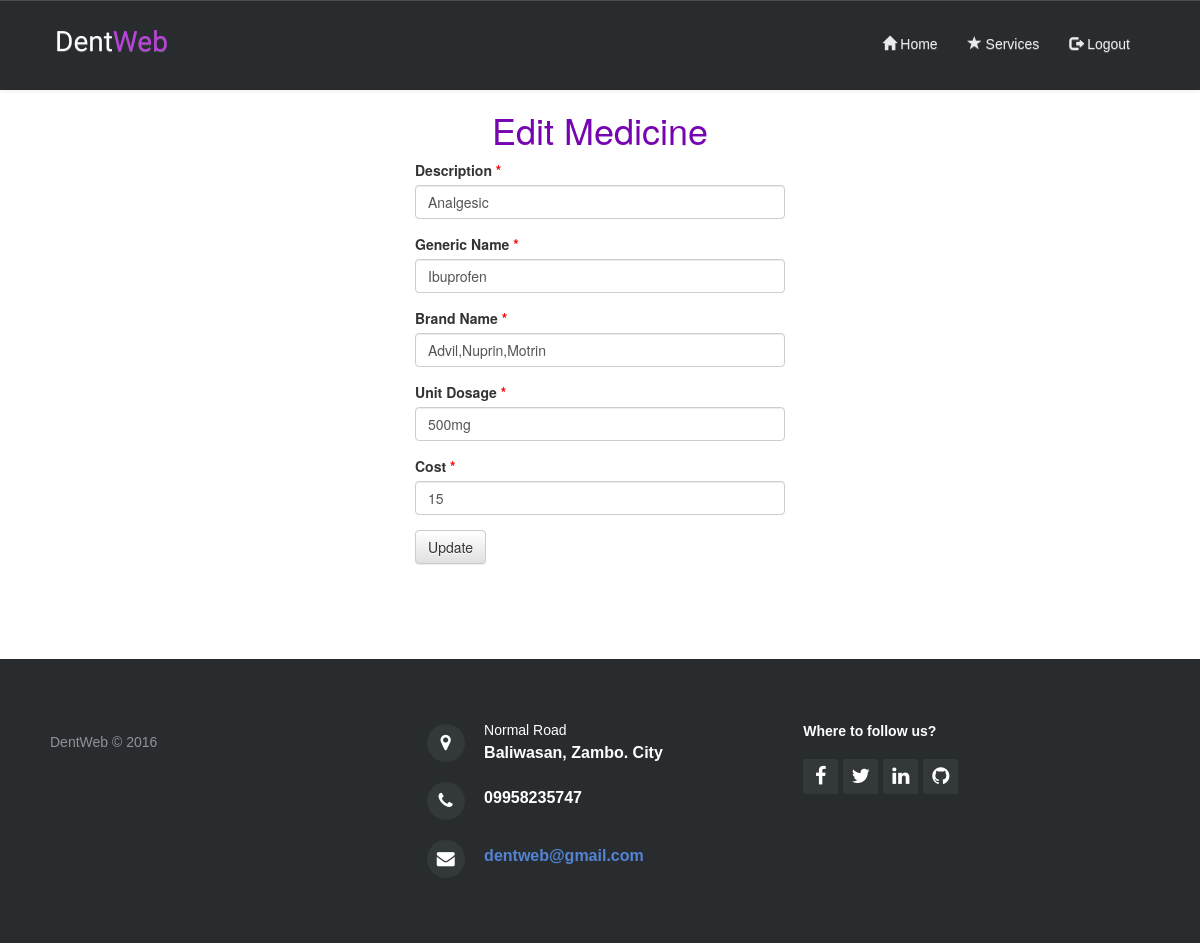
Screenshot of /editmedicine?id=1 with the database file from the repository.
### tables this page shows
CREATE TABLE `medicine` (
  `ID` int(11) NOT NULL,
  `Description` text NOT NULL,
  `Generic_name` text NOT NULL,
  `Brand_name` text NOT NULL,
  `Unit_dosage` text NOT NULL,
  `Cost` text NOT NULL
);

### editmedicinedb.php (called while the page is built, shortened)
<?php
require_once "conn.php" ;
	if(isset($_GET['id'])){
		$sql= "SELECT ID, Description, Generic_name, Brand_name, Unit_dosage, Cost FROM medicine WHERE ID=".$_GET['id'];
		$result= mysqli_query($con,$sql);
		if(mysqli_num_rows($result) > 0){
			$row = mysqli_fetch_assoc($result);
			$description= $row['Description'];
			$genericname = $row['Generic_name'];
			$brandname = $row['Brand_name'];
			$unitdosage = $row['Unit_dosage'];
			$cost = $row['Cost'];
		}
	}
?>

### editmedicine.php (the view, shortened to what this page needs)
<!DOCTYPE html>
<html>
<head>
    <link rel="stylesheet" href="assets/bootstrap/css/bootstrap.min.css">
    <link rel="stylesheet" href="assets/css/addpatient.css">
    <link rel="stylesheet" href="assets/bootstrap/fonts/font-awesome.min.css">
    <link rel="stylesheet" href="https://formden.com/static/cdn/bootstrap-iso.css" />
</head>
<body>
	<?php include 'headernotactive.php'; ?>
 <form  action="editmedicinedb" method="POST">
  <?php include 'editmedicinedb.php' ?>
            <h1> Edit Medicine </h1>
             <div class="bootstrap-iso">
				<div class="container-fluid">
				  	<div class="row">
				   		<div class="col-md-4 col-md-offset-4">
				     		<div class="form-group">
				      			<label class="control-label requiredField" for="description">
				       				Description
				      				<span class="asteriskField">
				        			*
				      				</span>
				      			</label>
				      			<input class="form-control" id="description" name="description" type="text" value="<?=$description?>"/>
				     		</div>
				     		<div class="form-group ">
				      			<label class="control-label requiredField" for="genericname">
				       			Generic Name
				       			<span class="asteriskField">
				        		*
				      			</span>
				      			</label>
				      			<input class="form-control" id="genericname" name="genericname" type="text" value="<?=$genericname?>"/>
				     		</div>
				     		<div class="form-group ">
				      			<label class="control-label requiredField" for="brandname">
				       			Brand Name
				       				<span class="asteriskField">
				        			*
				       				</span>
				      			</label>
				      			<input class="form-control" id="brandname" name="brandname" type="text" value="<?=$brandname?>"/>
				     		</div>
				     		<div class="form-group ">
				      			<label class="control-label requiredField" for="unitdosage">
				       			Unit Dosage
				       				<span class="asteriskField">
				        			*
				       				</span>
				      			</label>
				      			<input class="form-control" id="unitdosage" name="unitdosage" type="text"  pattern=".{1,10}" required title="Either 1 to 4 chars" onkeydown="return ( event.ctrlKey || event.altKey
			                    || (47<event.keyCode && event.keyCode<58 && event.shiftKey==false)
			                    || (95<event.keyCode && event.keyCode<106)
			                    || (event.keyCode==8) || (event.keyCode==9)
			                    || (event.keyCode>34 && event.keyCode<40)
			                    || (event.keyCode==46) )" value="<?=$unitdosage?>"/>
				     		</div>
				     		<div class="form-group ">
				      			<label class="control-label requiredField" for="cost">
				       			Cost
				       				<span class="asteriskField">
				        			*
				       				</span>
				      			</label>
				      			<input class="form-control" id="cost" name="cost" type="text"  pattern=".{1,9}" required title="Either 1 to 9 chars" onkeydown="return ( event.ctrlKey || event.altKey
			                    || (47<event.keyCode && event.keyCode<58 && event.shiftKey==false)
			                    || (95<event.keyCode && event.keyCode<106)
			                    || (event.keyCode==8) || (event.keyCode==9)
			                    || (event.keyCode>34 && event.keyCode<40)
			                    || (event.keyCode==46) )" value="<?=$cost?>"/>
				     		</div>
				     		<div class="form-group">
				      			<div>
				       				<button class="btn btn-default " name="submit" type="submit" onclick="return confirm('Are you sure you want to update?');">
				        				Update
				       				</button>
				      			</div>
				     		</div>
				   		</div>
				  	</div>
				</div>
			</div>
	</form>
    <?php include 'footer.php'; ?>
   </body>
</html>

### assets/css/addpatient.css (style rules this page uses)
h1 { color:#7604b1; text-align: center; }
.asteriskField { color: red; }

### rows the page displays
medicine: description "Analgesic", genericname "Ibuprofen", brandname "Advil,Nuprin,Motrin", unitdosage "500mg", cost "15"
